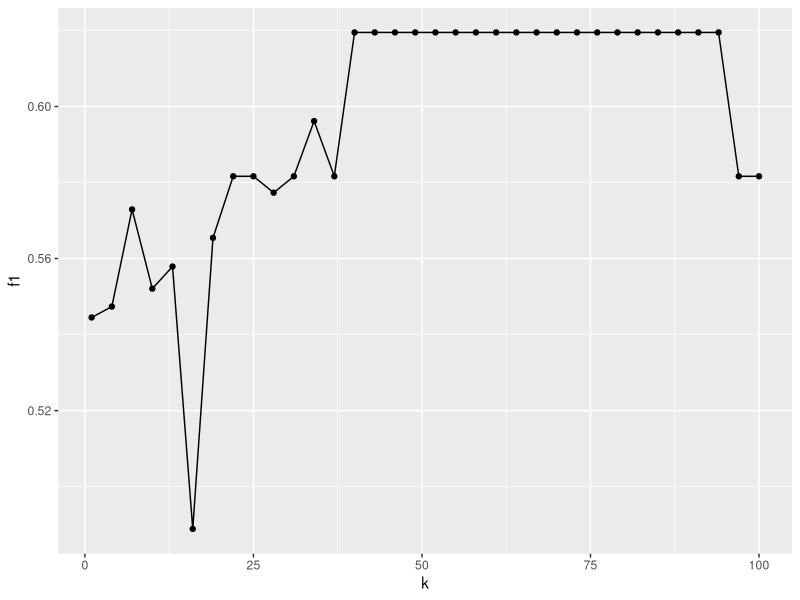

Write the R code that produced this figure.
library(tidyverse)
library(caret)
library(dslabs)
library(gridExtra)
library(tidyverse)
library(ggplot2)



# 1. Knn loop con saply ----
## ex1 ----

heights <- dslabs::heights


set.seed(1)
# 1. Crear una partición balanceada con "Caret"
test_index <- createDataPartition(
  ## 1.1. Selecioanmos la base y la variable a predecir
  heights$sex, 
  ## 1.2. Número de particiones
  times = 1, 
  ## 1.3. Distribución en test y training
  p = .5, list = FALSE)

## 1.4. Creamos el test set
test_set <- heights[test_index, ]

## 1.4. Creamos el training set
train_set <- heights[-test_index, ]




mi.knn <- function(k) {
  # Modelar
  m1 <- knn3(sex~height, data = train_set,k = k)
  
  # Predecir
  pr.test <- predict(
    m1, test_set, type = "class")
  
  # Evaluar
  caret::F_meas(pr.test, test_set$sex)
}

results <- sapply(seq(1,101,3), mi.knn) %>% 
  as.data.frame() %>% 
  mutate(k = seq(1,101,3)) %>% 
  rename(f1 = 1) #%>%

results %>% 
  filter(f1==max(results$f1))

results %>% 
  ggplot(aes(k,f1)) +
  geom_point()+
  geom_path()





## ex2 ----
data("tissue_gene_expression")


# Prepare data
pr <- tissue_gene_expression$x %>% 
  as.data.frame() %>% 
  mutate(y = tissue_gene_expression$y) %>% 
  select(y, everything())

names(pr) <- stringr::str_replace_all(
  names(pr), "-",replacement = "_")


# Divide data
set.seed(1)

indx <- caret::createDataPartition(pr$y,
                                   times = 1, p = .5, list = F)

test_set <- pr[indx,]
train_set <- pr[-indx,]


# Function
mi.knn <- function(k) {
  # modelar
  m1 <- knn3(y~.,train_set,k =k)
  # predecir
  pred <- predict(
    m1, test_set, type = "class")
  # evaluar
  confusionMatrix(
    pred, test_set$y)$overall[1]
  
}

# Loop

sapply(seq(1, 11, 2), mi.knn) %>% 
  as.data.frame() %>% 
  mutate(k = seq(1, 11, 2))


# 2. Modelos con Bootstraping ------------------------------------- ------------


## 2.1. Create multiple samples with cartet
data("mnist_27")
set.seed(1995)


ind <- createResample(mnist_27$train$y,10)

table(ind[1])[1:10]

ind %>% unlist() %>% 
  as_tibble() %>% 
  group_by(value) %>% 
  summarise(n = n())

message("With createResample(), sample have replacements")


## 2.2. Montecarlo simulation

set.seed(1)
data.frame(
  mean = mean(quantile(replicate(10000, rnorm(100,0,1)),.75)),
  sd = sd(quantile(replicate(10000, rnorm(100,0,1)),.75)))


set.seed(1)
pr <- replicate(10000,quantile(rnorm(100,0,1),.75))
mean(pr)
sd(pr)

## 2.3. Create  BOOTSTRAP
set.seed(1)
y <- rnorm(100,0,1)
set.seed(1)


ind <- createResample(y,10000)
pr <- c()

for (i in 1:10000) {
  pr <- c(pr, quantile(y[c(unlist(ind[i]))],.75))
  
}

mean(pr)
sd(pr)

# 3. Taller caert ----

## ex1.

set.seed(1996)
n <- 1000
p <- 10000
x <- matrix(rnorm(n*p), n, p)
colnames(x) <- paste("x", 1:ncol(x), sep = "_")
y <- rbinom(n, 1, 0.5) %>% factor()

x_subset <- x[ ,sample(p, 100)]
{set.seed(1)
  fit <- train(x_subset, y, method = "glm")
  fit$results}



pvals <- rep(0, ncol(x))
for (i in 1:ncol(x)) {
  pvals[i] <- t.test(x[,i][y==0], x[,i][y==1], var.equal=TRUE)$p.value
}


ind <- which(pvals <0.01)
length(ind)

x_subset <- x[ ,ind]
{set.seed(1)
  fit <- train(x_subset, y, method = "glm")
  fit$results}
